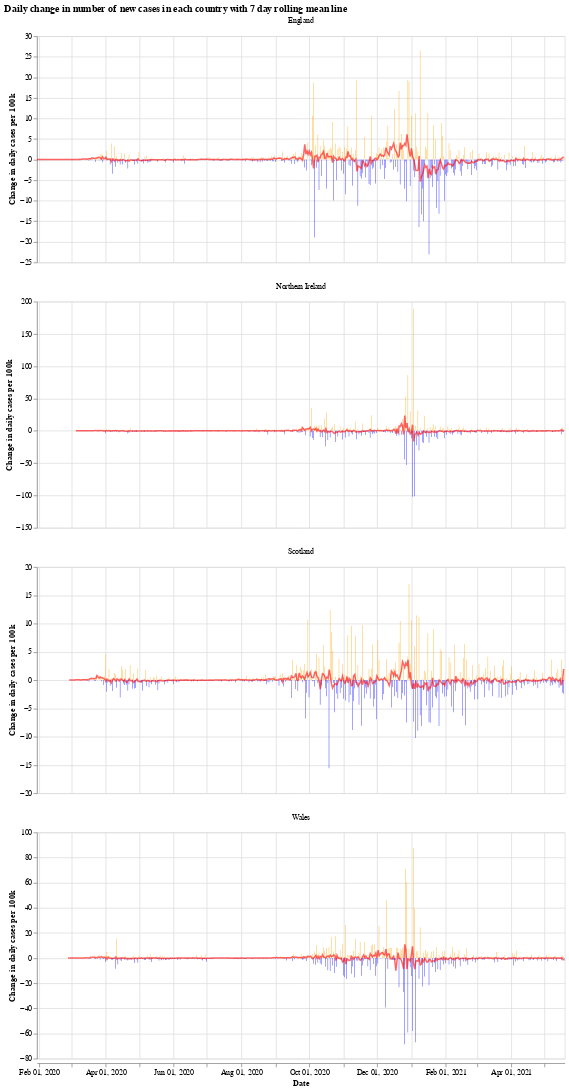

Notebook code for this chart:
### Markdown cell above
We will use the Python library `Altair` for visualising the data, see the [altair docs](https://altair-viz.github.io/) for more information.

First we have a graph which shows the daily change in the number of new cases for each country. This number jumps up and down all over the place, which is likely due to delay in reporting of new cases over the weekend. Another interesting thing is that it looks like the daily cases in Wales experienced a much shorter period of calm over the summer (calm in the sense of daily cases not jumping up and down).

The orange bars are days when the number of new cases (per 100k population) was more than the previous day, while the blue are days when the number of new cases dropped. The red line is the 7 day moving average. 

When the moving average line is below 0, it means that there is a consistent drop in new cases. We can see this clearly happening around the times that lockdowns were introduced (though, to varying degrees). I will update the graphs soon with a marker of when each lockdown started.

### Code cell
# collapse
import altair as alt

bars = alt.Chart(uk_cases).mark_bar().encode(
    x=alt.X("yearmonthdate(date):T", axis=alt.Axis(title='Date')),
    y=alt.Y("casesChangeRate:Q", axis=alt.Axis(title='Change in daily cases per 100k')),
    tooltip='casesChange',
    color=alt.condition(
        alt.datum.casesChangeRate > 0,
        alt.value("orange"),  # The positive color
        alt.value("blue")  # The negative color
    )
).properties(title='Daily change in number of new cases with 7 day rolling mean',width=700).interactive()

line = alt.Chart(uk_cases).mark_line(
    color='red',
    size=2,
    opacity=0.6
).transform_window(
    rolling_mean='mean(casesChangeRate)',
    frame=[0, 7],
    groupby=['areaName']
).encode(
    x='yearmonthdate(date):T',
    y='rolling_mean:Q'
)

alt.layer(bars, line, data=uk_cases).facet(alt.Column(
    'areaName', title=''), columns=1).resolve_scale(y='independent').properties(title='Daily change in number of new cases in each country with 7 day rolling mean line')

### Figure 1 — Vega-Lite specification as saved in the notebook (floating-point values rounded to 4 significant figures; data arrays with more than 128 entries replaced by an {"elided": "..."} marker saying what was removed)
{"config": {"view": {"continuousWidth": 400, "continuousHeight": 300}}, "data": {"name": "data-2fa87857ec33a8e48d9720f1e09c084b"}, "facet": {"type": "nominal", "field": "areaName", "title": ""}, "spec": {"layer": [{"mark": "bar", "encoding": {"color": {"condition": {"value": "orange", "test": "(datum.casesChangeRate > 0)"}, "value": "blue"}, "tooltip": {"type": "quantitative", "field": "casesChange"}, "x": {"type": "temporal", "axis": {"title": "Date"}, "field": "date", "timeUnit": "yearmonthdate"}, "y": {"type": "quantitative", "axis": {"title": "Change in daily cases per 100k"}, "field": "casesChangeRate"}}, "selection": {"selector001": {"type": "interval", "bind": "scales", "encodings": ["x", "y"]}}, "title": "Daily change in number of new cases with 7 day rolling mean", "width": 700}, {"mark": {"type": "line", "color": "red", "opacity": 0.6, "size": 2}, "encoding": {"x": {"type": "temporal", "field": "date", "timeUnit": "yearmonthdate"}, "y": {"type": "quantitative", "field": "rolling_mean"}}, "transform": [{"window": [{"op": "mean", "field": "casesChangeRate", "as": "rolling_mean"}], "frame": [0, 7], "groupby": ["areaName"]}]}]}, "columns": 1, "resolve": {"scale": {"y": "independent"}}, "title": "Daily change in number of new cases in each country with 7 day rolling mean line", "$schema": "https://vega.github.io/schema/vega-lite/v4.8.1.json", "datasets": {"data-2fa87857ec33a8e48d9720f1e09c084b": {"elided": "1808 records"}}}
